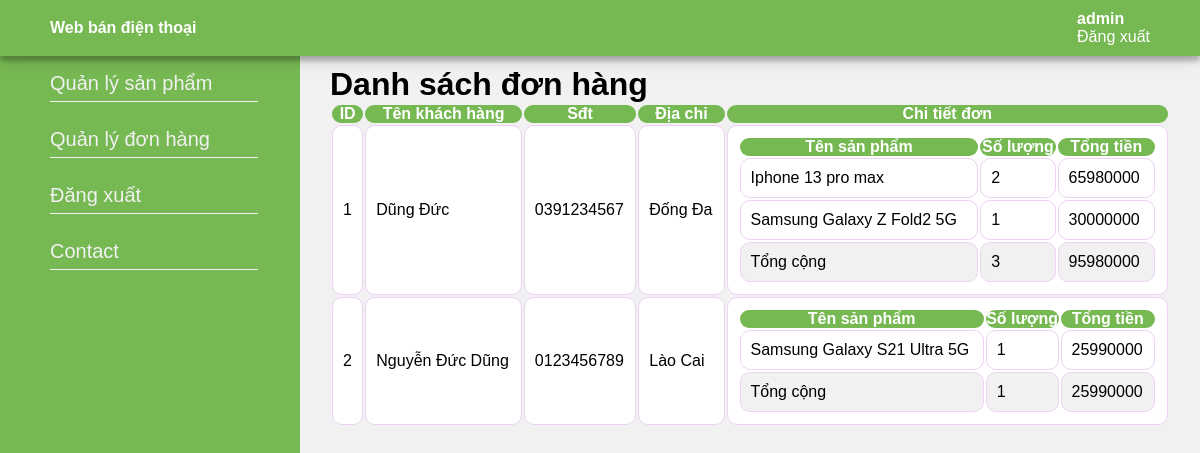
/admin/index.php?page_layout=order_list (signed in), run on the app's committed database.
### tables this page shows
CREATE TABLE `order` (
  `person_name` varchar(50) NOT NULL,
  `person_phonenb` varchar(12) NOT NULL,
  `person_address` varchar(255) NOT NULL,
  `order_id` int(11) NOT NULL
);

CREATE TABLE `order_detail` (
  `product_name` varchar(50) NOT NULL,
  `amount` int(11) NOT NULL,
  `order_id` int(11) NOT NULL,
  `price` int(11) NOT NULL
);

### admin/order_list.php (the view, shortened to what this page needs)
<div class="main">
    <h2>Danh sách đơn hàng</h2>
    <table class="sortable">
        <thead>
            <tr>
                <th>ID</th>
                <th>Tên khách hàng</th>
                <th>Sđt</th>
                <th>Địa chỉ</th>
                <th>Chi tiết đơn</th>
            </tr>
        </thead>
        <tbody>
            <?php
                $sql = "SELECT * FROM `order`";
                $query = mysqli_query($conn, $sql);
                while($row = mysqli_fetch_array($query)){
            ?>
            <tr>
                <td><?php echo $row["order_id"] ?></td>
                <td><?php echo $row["person_name"] ?></td>
                <td><?php echo $row["person_phonenb"] ?></td>
                <td><?php echo $row["person_address"] ?></td>
                <td>
                    <table class="sortable">
                        <thead>
                            <tr>
                                <th>Tên sản phẩm</th>
                                <th>Số lượng</th>
                                <th>Tổng tiền</th>
                            </tr>
                        </thead>
                        <tbody>
                            <?php
                                $total_amount = 0;
                                $total_price = 0;
                                $id = $row["order_id"];
                                $sql1 = "SELECT * FROM `order_detail` WHERE `order_id` = $id";
                                $query1 = mysqli_query($conn, $sql1);
                                while($row1 = mysqli_fetch_array($query1)){
                            ?>
                            <tr>
                                <td><?php echo $row1["product_name"] ?></td>
                                <td><?php $total_amount+=$row1["amount"]; echo $row1["amount"] ?></td>
                                <td><?php $total_price+=$row1["price"]; echo $row1["price"] ?></td>
                            </tr>
                            <?php } ?>
                        </tbody>
                        <tfoot>
                            <tr>
                                <td>Tổng cộng</td>
                                <td><?php echo $total_amount ?></td>
                                <td><?php echo $total_price ?></td>
                            </tr>
                        </tfoot>
                    </table>
                </td>
            </tr>
            <?php } ?>
        </tbody>
    </table>
</div>

### admin/css/style.css (style rules this page uses)
html, body, body * { margin: 0; padding: 0; font-family: sans-serif; font-size: 1rem; }
h2 { font-size: 200%; }
.main { padding: 66px 30px 0 330px; background: #f1f1f1; width: 100%; min-height: 100%; box-sizing: border-box; }
table { width: 100%; border-radius: 10px; }
th { background: #76b852; color: #ffffff; border-radius: 10px; }
td { padding: 10px; background: #ffffff; color: #000000; border: 1px solid #EDD2F3; border-radius: 10px; }
tfoot td { background: #f1f1f1; }

### data on the page
order: order_id "1", person_name "Dũng Đức", person_phonenb "0391234567", person_address "Đống Đa", total_amount "3", total_price "95980000"
order_detail: product_name "Iphone 13 pro max", amount "2", price "65980000"
order_detail: product_name "Samsung Galaxy Z Fold2 5G", amount "1", price "30000000"
order: order_id "2", person_name "Nguyễn Đức Dũng", person_phonenb "0123456789", person_address "Lào Cai", total_amount "1", total_price "25990000"
order_detail: product_name "Samsung Galaxy S21 Ultra 5G", amount "1", price "25990000"

### other printed values
$_SESSION["user"] "admin"
